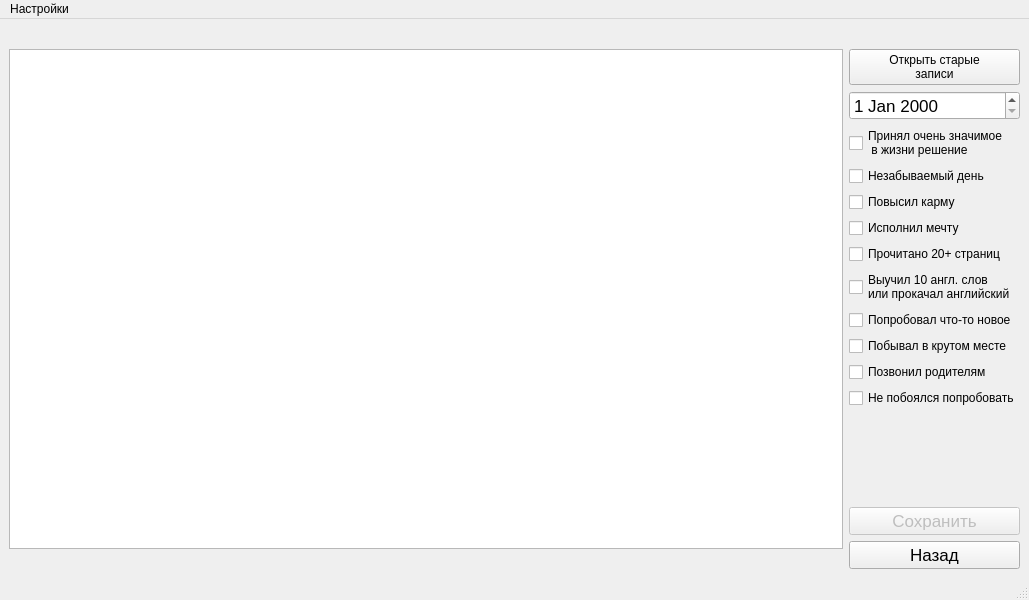
<?xml version="1.0" encoding="UTF-8"?>
<ui version="4.0">
 <class>DiaryWidget</class>
 <widget class="QMainWindow" name="DiaryWidget">
  <property name="geometry">
   <rect>
    <x>0</x>
    <y>0</y>
    <width>1029</width>
    <height>600</height>
   </rect>
  </property>
  <property name="windowTitle">
   <string>MainWindow</string>
  </property>
  <widget class="QWidget" name="centralwidget">
   <layout class="QVBoxLayout" name="verticalLayout_2">
    <item>
     <widget class="QLabel" name="Info">
      <property name="font">
       <font>
        <pointsize>10</pointsize>
       </font>
      </property>
      <property name="text">
       <string/>
      </property>
     </widget>
    </item>
    <item>
     <layout class="QHBoxLayout" name="horizontalLayout_2">
      <item>
       <layout class="QVBoxLayout" name="verticalLayout_3">
        <item>
         <widget class="QPlainTextEdit" name="Text">
          <property name="font">
           <font>
            <pointsize>11</pointsize>
           </font>
          </property>
         </widget>
        </item>
        <item>
         <widget class="QLabel" name="lWiseLine">
          <property name="text">
           <string/>
          </property>
         </widget>
        </item>
       </layout>
      </item>
      <item>
       <layout class="QVBoxLayout" name="verticalLayout">
        <item>
         <widget class="QPushButton" name="openOldFile">
          <property name="font">
           <font>
            <pointsize>9</pointsize>
           </font>
          </property>
          <property name="text">
           <string>Открыть старые 
записи</string>
          </property>
         </widget>
        </item>
        <item>
         <widget class="QDateEdit" name="Date">
          <property name="font">
           <font>
            <pointsize>13</pointsize>
           </font>
          </property>
         </widget>
        </item>
        <item>
         <widget class="QCheckBox" name="chbImportantChoice">
          <property name="text">
           <string>Принял очень значимое 
 в жизни решение</string>
          </property>
         </widget>
        </item>
        <item>
         <widget class="QCheckBox" name="chbImportantDay">
          <property name="text">
           <string>Незабываемый день</string>
          </property>
         </widget>
        </item>
        <item>
         <widget class="QCheckBox" name="chbIncreaseKarma">
          <property name="text">
           <string>Повысил карму </string>
          </property>
         </widget>
        </item>
        <item>
         <widget class="QCheckBox" name="chbDoneGoal">
          <property name="text">
           <string>Исполнил мечту</string>
          </property>
         </widget>
        </item>
        <item>
         <widget class="QCheckBox" name="chbReadBook">
          <property name="text">
           <string>Прочитано 20+ страниц</string>
          </property>
         </widget>
        </item>
        <item>
         <widget class="QCheckBox" name="chbLearnInglish">
          <property name="text">
           <string>Выучил 10 англ. слов
или прокачал английский</string>
          </property>
         </widget>
        </item>
        <item>
         <widget class="QCheckBox" name="chbTriedSomethingNew">
          <property name="text">
           <string>Попробовал что-то новое</string>
          </property>
         </widget>
        </item>
        <item>
         <widget class="QCheckBox" name="chbVisiteCoolPlace">
          <property name="text">
           <string>Побывал в крутом месте</string>
          </property>
         </widget>
        </item>
        <item>
         <widget class="QCheckBox" name="chbCallMomAndDad">
          <property name="text">
           <string>Позвонил родителям</string>
          </property>
         </widget>
        </item>
        <item>
         <widget class="QCheckBox" name="chbDoNotAfraidTry">
          <property name="font">
           <font>
            <pointsize>9</pointsize>
           </font>
          </property>
          <property name="text">
           <string>Не побоялся попробовать</string>
          </property>
         </widget>
        </item>
        <item>
         <spacer name="verticalSpacer">
          <property name="orientation">
           <enum>Qt::Vertical</enum>
          </property>
          <property name="sizeHint" stdset="0">
           <size>
            <width>20</width>
            <height>40</height>
           </size>
          </property>
         </spacer>
        </item>
        <item>
         <widget class="QPushButton" name="Save">
          <property name="enabled">
           <bool>false</bool>
          </property>
          <property name="font">
           <font>
            <pointsize>13</pointsize>
           </font>
          </property>
          <property name="text">
           <string>Сохранить</string>
          </property>
         </widget>
        </item>
        <item>
         <widget class="QPushButton" name="buttonBack">
          <property name="font">
           <font>
            <pointsize>13</pointsize>
           </font>
          </property>
          <property name="text">
           <string>Назад</string>
          </property>
         </widget>
        </item>
       </layout>
      </item>
     </layout>
    </item>
   </layout>
  </widget>
  <widget class="QStatusBar" name="statusbar"/>
  <widget class="QMenuBar" name="menubar">
   <property name="geometry">
    <rect>
     <x>0</x>
     <y>0</y>
     <width>1029</width>
     <height>21</height>
    </rect>
   </property>
   <widget class="QMenu" name="menu">
    <property name="title">
     <string>Настройки</string>
    </property>
    <widget class="QMenu" name="menu_2">
     <property name="title">
      <string>Изменить путь сохранения</string>
     </property>
     <addaction name="separator"/>
     <addaction name="setBasePath"/>
     <addaction name="changPath"/>
    </widget>
    <addaction name="menu_2"/>
   </widget>
   <addaction name="menu"/>
  </widget>
  <action name="setBasePath">
   <property name="text">
    <string>Задать стандартный путь</string>
   </property>
  </action>
  <action name="changPath">
   <property name="text">
    <string>Установить другой путь</string>
   </property>
  </action>
 </widget>
 <resources/>
 <connections/>
</ui>
